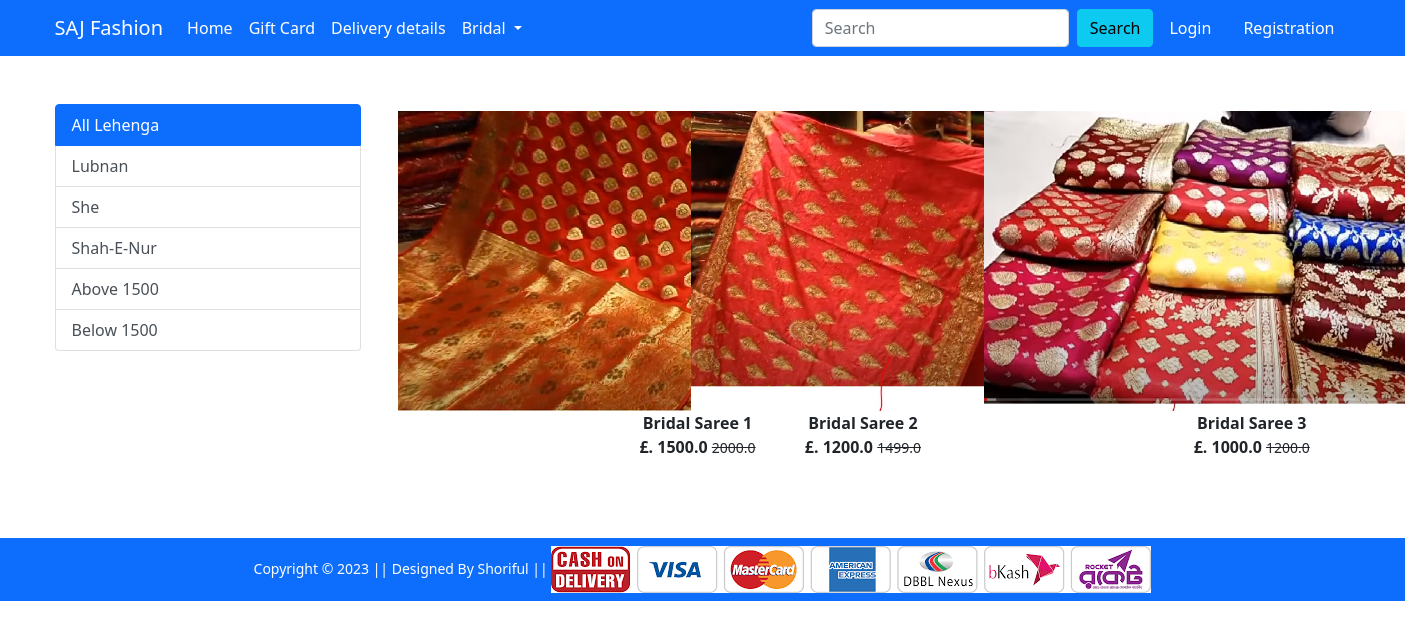
The app's page /saree/ with its own data.
### Shop/models.py (models this page shows, shortened)
class Product(models.Model):
    title = models.CharField(max_length=100)
    selling_price = models.FloatField()
    discounted_price = models.FloatField()
    description = models.TextField()
    brand = models.CharField(max_length=100)
    category = models.CharField(choices=CATEGORY_CHOICES,max_length=2)
    product_image = models.ImageField(upload_to='productimg')

### Shop/views.py (the view)
# urls.py: path('saree/', views.saree, name='saree'),
def saree(request, data =None):
    totalitem =0
    if request.user.is_authenticated:
        totalitem = len(Cart.objects.filter(user=request.user))
    if data == None:
        sarees = Product.objects.filter(category = 'S')
    elif data == 'lubnan' or data == 'She'  or data == 'Shah-E-Nur':
        sarees = Product.objects.filter(category='S').filter(brand=data)
    elif data == 'below':
        sarees = Product.objects.filter(category='S').filter(discounted_price__lt=1500)
    elif data == 'above':
        sarees = Product.objects.filter(category='S').filter(discounted_price__gt=1499)
    return render(request, 'Shop/saree.html', {'sarees':sarees, 'totalitem':totalitem})

### Shop/templates/Shop/saree.html (shortened to what this page needs)
{% extends 'Shop/base.html' %}
{% load static %}
{% block main-content %}
<div class="container my-5">
    <div class="row">
        <div class="col-sm-3">
            <div class="list-group">
                <a href="{% url 'saree' %}" class="list-group-item list-group-item-action active" aria-current="true">
                    All Lehenga
                </a>
                <a href="{% url 'sareeitem' 'lubnan' %}" class="list-group-item list-group-item-action">Lubnan</a>
                <a href="{% url 'sareeitem' 'She' %}" class="list-group-item list-group-item-action">She</a>
                <a href="{% url 'sareeitem' 'Shah-E-Nur' %}" class="list-group-item list-group-item-action">Shah-E-Nur</a>
                <a href="{% url 'sareeitem' 'above' %}" class="list-group-item list-group-item-action">Above 1500</a>
                <a href="{% url 'sareeitem' 'below' %}" class="list-group-item list-group-item-action">Below 1500</a>
            </div>
        </div>
        <div class="col-sm-8">
            <div class="row">
                {% for product in sarees %}
                <div class="col-sm-4 text-center mb-4">
                    <a href="{% url 'product-detail' product.id %}" class="btn">
                        <div class="item">
                            <img src="{{product.product_image.url}}" alt="" height="300" class="">
                            <div class="fw-bold">{{product.title}}</div>
                            <div class="fw-bold">£. {{product.discounted_price}} <small
                                    class="fw-light text-decoration-line-through">{{product.selling_price}}</small>
                            </div>
                        </div>
                    </a>
                </div>
                {% endfor %}
            </div>
        </div>
    </div>
</div>
{% endblock main-content %}

### records on screen
Product: title "Bridal Saree 1", discounted_price "1500.0", selling_price "2000.0"
Product: product_image (picture), title "Bridal Saree 2", discounted_price "1200.0", selling_price "1499.0"
Product: product_image (picture), title "Bridal Saree 3", discounted_price "1000.0", selling_price "1200.0"
